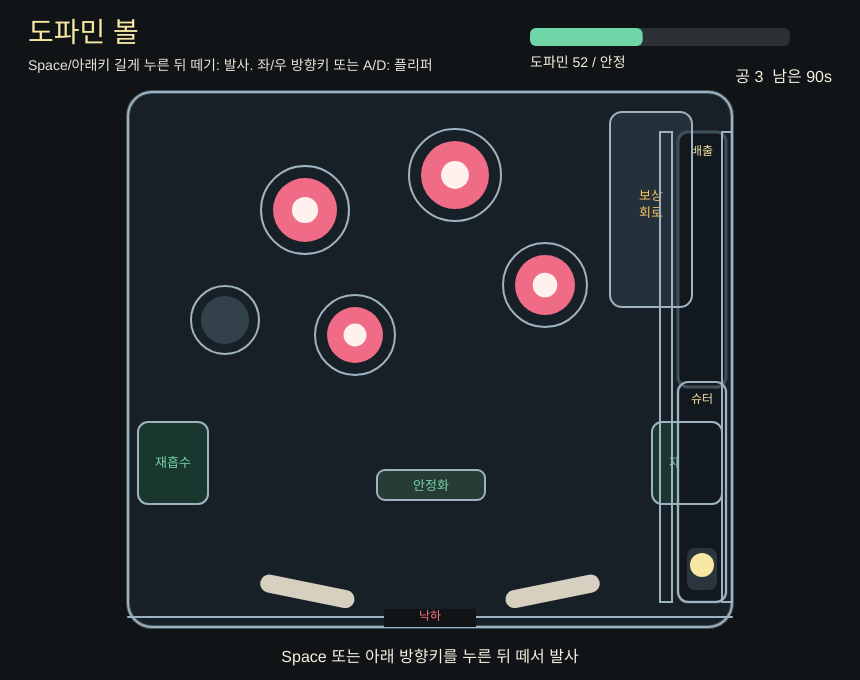
Frame 1 (no input)
Frame 60 (no input): identical to frame 1, image omitted
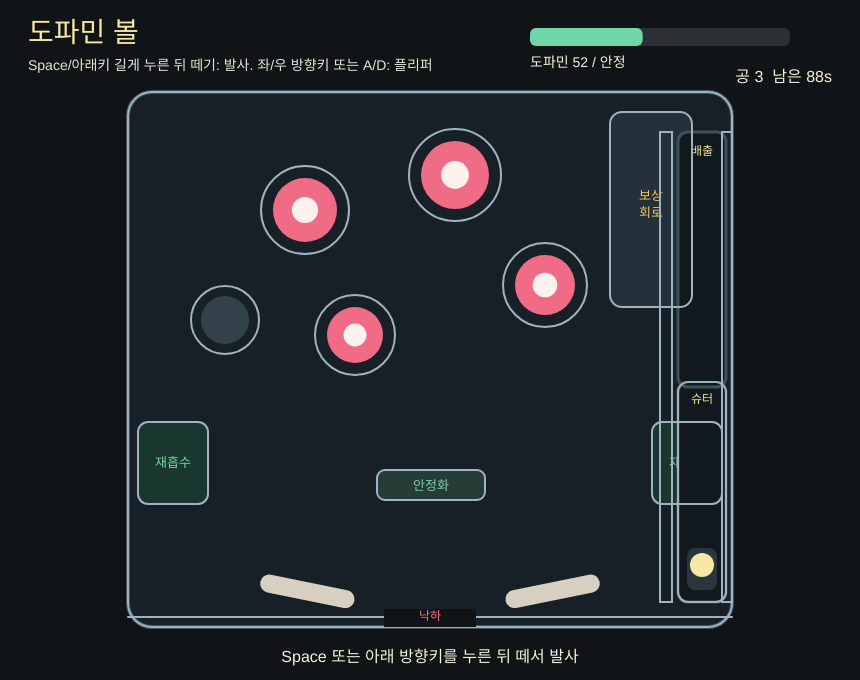
Frame 120 (the mouse pressed at the canvas centre since frame 60)

The p5.js sketch that drew these frames (run headless with seeded random() and noise() and a simulated clock; from frame 60 on, the mouse is pressed at the canvas centre):

// p5.js sketch
// ── sketch.js
const W = 860;
const H = 680;
const HITBOX = "#9fb2c0";
const DRAIN_LEFT = 382;
const DRAIN_RIGHT = 478;
let ball;
let dopamine;
let ballsLeft;
let bumpers;
let startedAt;
let gameOver;
let resultText;
let overloadStart;
let lowStart;
let calmTimer;
let shooterPower;
let shooterCharging;
let shooterLaunchPower;

function setup() {
  createCanvas(W, H);
  textFont("sans-serif");
  resetGame();
}

function resetGame() {
  dopamine = 52;
  ballsLeft = 3;
  bumpers = [
    { x: 305, y: 210, r: 32 },
    { x: 455, y: 175, r: 34 },
    { x: 545, y: 285, r: 30 },
    { x: 355, y: 335, r: 28 }
  ];
  startedAt = millis();
  gameOver = false;
  resultText = "";
  overloadStart = 0;
  lowStart = 0;
  calmTimer = 0;
  shooterPower = 0;
  shooterCharging = false;
  shooterLaunchPower = 0;
  launchBall();
}

function launchBall() {
  ball = { x: 702, y: 575, vx: 0, vy: 0, r: 12, inShooter: true };
  shooterPower = 0;
  shooterCharging = false;
  shooterLaunchPower = 0;
  resultText = "Space 또는 아래 방향키를 누른 뒤 떼서 발사";
}

function draw() {
  background("#101417");
  drawTable();
  if (!gameOver) updateBall();
  drawBall();
  drawHud();
  if (gameOver) drawEnd();
}

function keyPressed() {
  if (gameOver && (key === "r" || key === "R")) resetGame();
  if (gameOver) return;
  if (ball.inShooter && (key === " " || keyCode === DOWN_ARROW || key === "s" || key === "S")) {
    shooterCharging = true;
  }
}

function keyReleased() {
  if (!gameOver && ball.inShooter && shooterCharging) {
    shootBall();
  }
}

function mousePressed() {
  if (!gameOver && ball.inShooter && mouseX > 660 && mouseX < 760 && mouseY > 430) {
    shooterCharging = true;
  }
}

function mouseReleased() {
  if (!gameOver && ball.inShooter && shooterCharging) {
    shootBall();
  }
}

function shootBall() {
  const power = max(shooterPower, 0.06);
  shooterLaunchPower = power;
  ball.inShooter = false;
  ball.vx = -0.7;
  ball.vy = -map(power, 0, 1, 6.6, 18.4);
  ball.fromShooter = true;
  shooterCharging = false;
  shooterPower = 0;
  resultText = `발사 힘 ${round(power * 100)}%`;
}

function updateBall() {
  if (ball.inShooter) {
    updateShooter();
    checkEndState();
    return;
  }

  const agitation = dopamine > 70 ? 1.02 : dopamine < 31 ? 0.985 : 1;
  ball.vy += 0.23;
  ball.vx *= 0.998 * agitation;
  ball.vy *= 0.998 * agitation;
  ball.x += ball.vx;
  ball.y += ball.vy;

  guideShooterLaunch();
  collideWalls();
  exitShooterLane();

  collideBumpers();
  collideLane();
  collideReuptake();
  collideStabilizer();
  collideFlippers();

  if (ball.y > H + 30) loseBall();
  checkEndState();
}

function guideShooterLaunch() {
  if (!ball.fromShooter) return;
  if (ball.x < 660 || ball.x > 722) {
    ball.fromShooter = false;
    return;
  }

  ball.x = 702;
  ball.vx = 0;
  const guaranteedRiseSpeed = map(shooterLaunchPower, 0, 1, 5.8, 16.8);
  ball.vy = min(ball.vy, -guaranteedRiseSpeed);
}

function collideWalls() {
  if (ball.x < 132 + ball.r) {
    ball.x = 132 + ball.r;
    ball.vx = abs(ball.vx);
  }
  if (ball.x > 730 - ball.r) {
    ball.x = 730 - ball.r;
    ball.vx = -abs(ball.vx);
  }
  if (ball.y < 96 + ball.r) {
    ball.y = 96 + ball.r;
    ball.vy = abs(ball.vy);
  }

  if (ball.y > 617 - ball.r && ball.y < 640 && (ball.x < DRAIN_LEFT || ball.x > DRAIN_RIGHT)) {
    ball.y = 617 - ball.r;
    ball.vy = -abs(ball.vy) * 0.72;
    ball.vx *= 0.9;
  }

  collideRect(660, 132, 12, 470);
  collideRect(722, 132, 10, 470);
  collideRect(128, 92, 604, 12);
}

function exitShooterLane() {
  if (ball.x < 660 || ball.x > 722 || ball.y > 136 || ball.vy >= 0) return;
  const power = shooterLaunchPower;
  ball.fromShooter = false;
  ball.x = 648;
  ball.y = 135;
  ball.vx = -map(power, 0, 1, 3.7, 9.6);
  ball.vy = map(power, 0, 1, 3.2, -2.4);
  resultText = `슈터 레인 상단 배출 / 힘 ${round(power * 100)}%`;
}

function collideRect(x, y, w, h) {
  const closestX = constrain(ball.x, x, x + w);
  const closestY = constrain(ball.y, y, y + h);
  const dx = ball.x - closestX;
  const dy = ball.y - closestY;
  if (dx * dx + dy * dy > ball.r * ball.r) return;

  const left = abs(ball.x - x);
  const right = abs(ball.x - (x + w));
  const top = abs(ball.y - y);
  const bottom = abs(ball.y - (y + h));
  const minSide = min(left, right, top, bottom);

  if (minSide === left) {
    ball.x = x - ball.r;
    ball.vx = -abs(ball.vx);
  } else if (minSide === right) {
    ball.x = x + w + ball.r;
    ball.vx = abs(ball.vx);
  } else if (minSide === top) {
    ball.y = y - ball.r;
    ball.vy = -abs(ball.vy);
  } else {
    ball.y = y + h + ball.r;
    ball.vy = abs(ball.vy);
  }
}

function collideBumpers() {
  for (const bumper of bumpers) {
    const d = dist(ball.x, ball.y, bumper.x, bumper.y);
    if (d < ball.r + bumper.r) {
      const nx = (ball.x - bumper.x) / d;
      const ny = (ball.y - bumper.y) / d;
      const force = dopamine > 70 ? 8.8 : 7.1;
      ball.vx = nx * force;
      ball.vy = ny * force;
      ball.x = bumper.x + nx * (ball.r + bumper.r + 1);
      ball.y = bumper.y + ny * (ball.r + bumper.r + 1);
      dopamine = constrain(dopamine + (calmTimer > 0 ? 3 : 7), 0, 120);
    }
  }
}

function collideLane() {
  if (ball.x > 610 && ball.x < 690 && ball.y > 118 && ball.y < 300 && ball.vy < 0) {
    dopamine = constrain(dopamine + 0.25, 0, 120);
  }
}

function collideReuptake() {
  const inLeftGate = ball.x > 135 && ball.x < 205 && ball.y > 420 && ball.y < 500;
  const inRightGate = ball.x > 650 && ball.x < 725 && ball.y > 418 && ball.y < 500;
  if (inLeftGate || inRightGate) {
    dopamine = constrain(dopamine - 0.55, 0, 120);
    ball.vx *= 0.985;
    resultText = "재흡수 통로 진입: 도파민 감소";
  }
}

function collideStabilizer() {
  if (ball.x > 377 && ball.x < 485 && ball.y > 470 && ball.y < 500 && dopamine >= 31 && dopamine <= 70) {
    dopamine = lerp(dopamine, 55, 0.025);
    resultText = "안정화 게이트 유지";
  }
  if (dopamine < 31 && dist(ball.x, ball.y, 225, 320) < 34) {
    dopamine = constrain(dopamine + 0.8, 0, 120);
    resultText = "결핍 자극기 활성화";
  }
}

function collideFlippers() {
  const leftActive = keyIsDown(LEFT_ARROW) || keyIsDown(65);
  const rightActive = keyIsDown(RIGHT_ARROW) || keyIsDown(68);
  handleFlipper(276, 585, 1, leftActive);
  handleFlipper(584, 585, -1, rightActive);
}

function handleFlipper(cx, cy, side, active) {
  if (dist(ball.x, ball.y, cx, cy) > 84 || ball.y < cy - 18 || ball.y > cy + 28) return;
  const lift = active ? -9.8 : -5.2;
  ball.vy = lift;
  ball.vx = side * (active ? 6.6 : 3.8);
  if (active) {
    calmTimer = 80;
    dopamine = constrain(dopamine - 1.4, 0, 120);
  }
}

function loseBall() {
  ballsLeft--;
  if (dopamine > 70) dopamine = constrain(dopamine + 12, 0, 120);
  else if (dopamine < 31) dopamine = constrain(dopamine - 8, 0, 120);
  if (ballsLeft <= 0) endGame("도파민 공 소진");
  else launchBall();
}

function updateShooter() {
  if (shooterCharging) {
    shooterPower = constrain(shooterPower + 0.018, 0, 1);
  } else {
    shooterPower = max(0, shooterPower - 0.025);
  }
  ball.x = 702;
  ball.y = 565 + shooterPower * 34;
}

function checkEndState() {
  calmTimer = max(0, calmTimer - 1);
  const now = millis();
  overloadStart = dopamine > 105 ? overloadStart || now : 0;
  lowStart = dopamine < 10 ? lowStart || now : 0;
  if (overloadStart && now - overloadStart > 4500) endGame("도파민 과잉 지속");
  if (lowStart && now - lowStart > 4500) endGame("도파민 결핍 지속");
  if ((now - startedAt) / 1000 >= 90) endGame("제한 시간 종료");
}

function endGame(text) {
  gameOver = true;
  resultText = text;
}

function drawTable() {
  fill("#172027");
  stroke("#40505b");
  strokeWeight(4);
  rect(128, 92, 604, 535, 24);
  noStroke();

  fill("#24313a");
  rect(610, 112, 82, 195, 12);
  fill("#f8c45f");
  textAlign(CENTER, CENTER);
  textSize(13);
  text("보상\n회로", 651, 205);

  fill("#19362f");
  rect(138, 422, 70, 82, 10);
  rect(652, 422, 70, 82, 10);
  fill("#78d6a9");
  text("재흡수", 173, 463);
  text("재흡수", 687, 463);

  fill("#273b37");
  rect(377, 470, 108, 30, 8);
  fill("#78d6a9");
  text("안정화", 431, 486);

  fill(dopamine < 31 ? "#76d6ff" : "#33424a");
  circle(225, 320, 48);

  for (const bumper of bumpers) {
    fill("#f06c86");
    circle(bumper.x, bumper.y, bumper.r * 2);
    fill("#fff1ee");
    circle(bumper.x, bumper.y, bumper.r * 0.82);
  }

  drawShooter();
  drawGuidesAndHitboxes();
  drawFlipper(276, 585, 1, keyIsDown(LEFT_ARROW) || keyIsDown(65));
  drawFlipper(584, 585, -1, keyIsDown(RIGHT_ARROW) || keyIsDown(68));
}

function drawGuidesAndHitboxes() {
  stroke(HITBOX);
  strokeWeight(2);
  noFill();
  rect(128, 92, 604, 535, 24);
  rect(610, 112, 82, 195, 12);
  rect(138, 422, 70, 82, 10);
  rect(652, 422, 70, 82, 10);
  rect(377, 470, 108, 30, 8);
  rect(678, 382, 48, 220, 10);
  rect(660, 132, 12, 470);
  rect(722, 132, 10, 470);
  line(128, 617, DRAIN_LEFT, 617);
  line(DRAIN_RIGHT, 617, 732, 617);
  line(DRAIN_LEFT, 617, DRAIN_RIGHT, 617);

  for (const bumper of bumpers) circle(bumper.x, bumper.y, (bumper.r + ball.r) * 2);
  circle(225, 320, 68);

  fill("#101417");
  noStroke();
  rect(DRAIN_LEFT + 2, 609, DRAIN_RIGHT - DRAIN_LEFT - 4, 18);
  fill("#ff6e7b");
  textAlign(CENTER, CENTER);
  textSize(12);
  text("낙하", (DRAIN_LEFT + DRAIN_RIGHT) / 2, 617);
}

function drawFlipper(cx, cy, side, active) {
  push();
  translate(cx, cy);
  rotate(side * (active ? -0.42 : 0.2));
  fill(active ? "#78d6a9" : "#d7d0c0");
  rectMode(CENTER);
  rect(side * 32, 0, 96, 18, 9);
  pop();
}

function drawShooter() {
  fill("#11181e");
  stroke("#40505b");
  strokeWeight(3);
  rect(678, 382, 48, 220, 10);
  rect(678, 132, 48, 255, 10);
  noStroke();

  fill("#f8e7a2");
  textAlign(CENTER, CENTER);
  textSize(12);
  text("슈터", 702, 400);
  text("배출", 702, 152);

  fill("#2b353d");
  rect(687, 548 + shooterPower * 34, 30, 42, 8);
  fill("#78d6a9");
  rect(688, 530, 28, map(shooterPower, 0, 1, 0, 86), 7);
}

function drawBall() {
  fill("#f8e7a2");
  circle(ball.x, ball.y, ball.r * 2);
}

function drawHud() {
  fill("#f8e7a2");
  textAlign(LEFT, CENTER);
  textSize(28);
  text("도파민 볼", 28, 34);
  fill("#e9e4d6");
  textSize(14);
  text("Space/아래키 길게 누른 뒤 떼기: 발사. 좌/우 방향키 또는 A/D: 플리퍼", 28, 66);
  drawMeter(530, 28, 260, dopamine);
  fill("#f7f1df");
  textAlign(RIGHT, CENTER);
  textSize(16);
  const remain = max(0, 90 - floor((millis() - startedAt) / 1000));
  text(`공 ${ballsLeft}  남은 ${remain}s`, W - 28, 78);
  textAlign(CENTER, CENTER);
  text(resultText, W / 2, H - 22);
}

function drawMeter(x, y, w, value) {
  fill("#2a3033");
  rect(x, y, w, 18, 6);
  fill(value < 31 ? "#69a8ff" : value < 71 ? "#70d6a8" : value < 101 ? "#ffbd5a" : "#ff5d73");
  rect(x, y, constrain(map(value, 0, 120, 0, w), 0, w), 18, 6);
  fill("#f7f1df");
  textAlign(LEFT, CENTER);
  textSize(14);
  text(`도파민 ${round(value)} / ${stateName(value)}`, x, y + 35);
}

function stateName(value) {
  if (value < 31) return "결핍";
  if (value < 71) return "안정";
  if (value < 101) return "과자극";
  return "과잉";
}

function drawEnd() {
  fill(0, 178);
  rect(0, 0, W, H);
  fill("#f8e7a2");
  textAlign(CENTER, CENTER);
  textSize(42);
  text(resultText, W / 2, 260);
  fill("#f7f1df");
  textSize(22);
  text(`최종 도파민 수치: ${round(dopamine)} / 결과: ${stateName(dopamine)}`, W / 2, 320);
  text("R 키로 다시 시작", W / 2, 374);
}

// ── style.css
html, body {
  margin: 0;
  min-height: 100%;
  background: #101417;
  color: #f7f1df;
  font-family: system-ui, -apple-system, BlinkMacSystemFont, "Segoe UI", sans-serif;
}

body {
  display: grid;
  place-items: center;
}

canvas {
  display: block;
}
